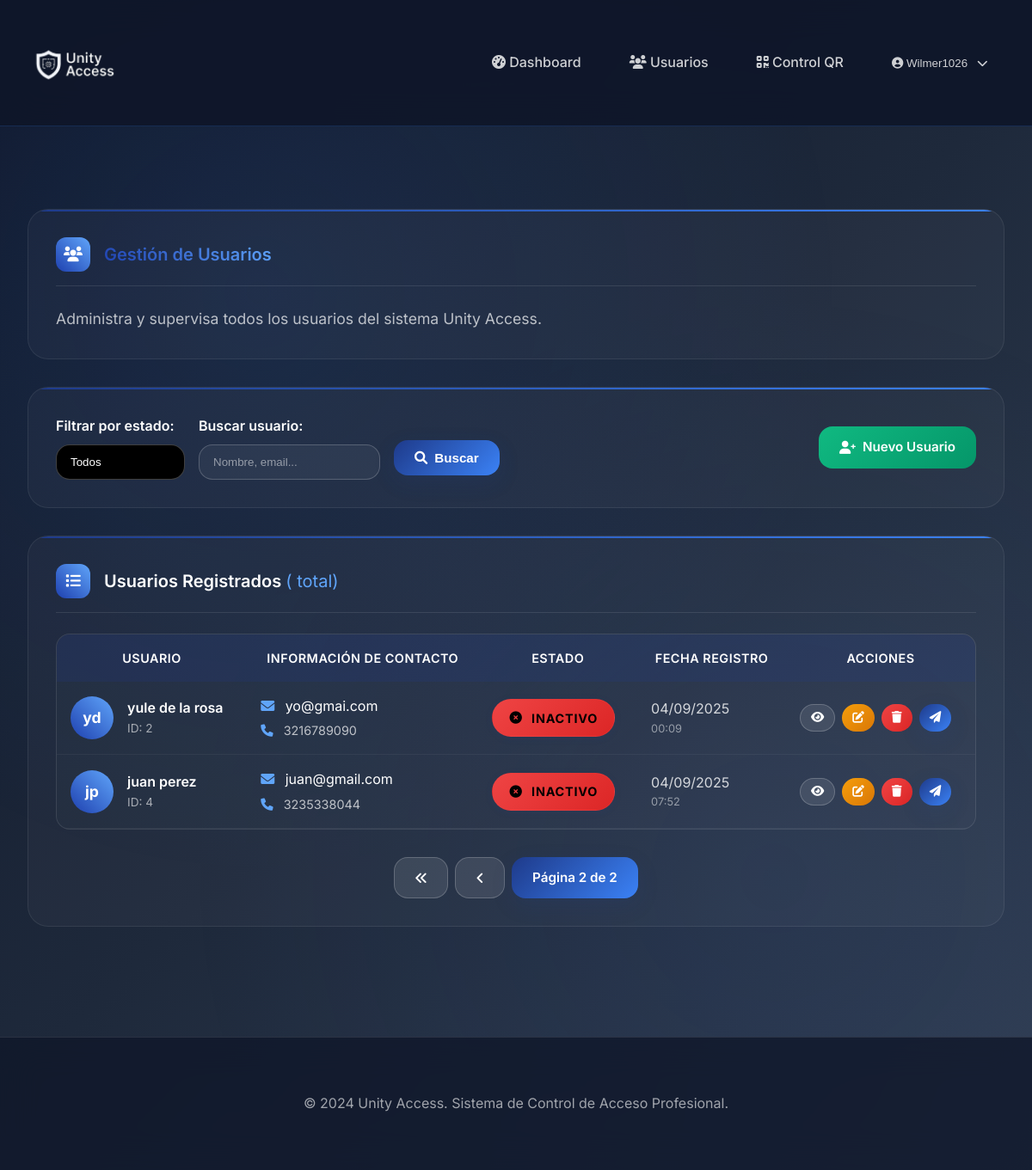
The app's page /appi/usuarios/?page=2 (signed in) with its own data.
### appi/models.py (models this page shows, shortened)
class Usuario(models.Model):
    TIPO_DOCUMENTO_CHOICES = [
        ('CC', 'Cédula de Ciudadanía'),
        ('TI', 'Tarjeta de Identidad'),
        ('CE', 'Cédula de Extranjería'),
        ('PP', 'Pasaporte'),
    ]
    ESTADO_CHOICES = [
        ('activo', 'Activo'),
        ('inactivo', 'Inactivo'),
    ]
    numero_documento = models.CharField(max_length=20, unique=True, verbose_name="Número de Documento")
    tipo_documento = models.CharField(max_length=2, choices=TIPO_DOCUMENTO_CHOICES, default='CC', verbose_name="Tipo de Documento")
    nombres = models.CharField(max_length=100, verbose_name="Nombres")
    apellidos = models.CharField(max_length=100, verbose_name="Apellidos")
    email = models.EmailField(verbose_name="Correo Electrónico")
    telefono = models.CharField(max_length=15, blank=True, null=True, verbose_name="Teléfono")
    estado = models.CharField(max_length=10, choices=ESTADO_CHOICES, default='activo', verbose_name="Estado")
    fecha_registro = models.DateTimeField(auto_now_add=True, verbose_name="Fecha de Registro")
    fecha_actualizacion = models.DateTimeField(auto_now=True, verbose_name="Última Actualización")
    class Meta:
        verbose_name = "Usuario"
        verbose_name_plural = "Usuarios"
        ordering = ['apellidos', 'nombres']
    @property
    def nombre_completo(self):
        return f"{self.nombres} {self.apellidos}"

### appi/views.py (the view, shortened to what this page needs)
# urls.py: path('usuarios/', views.lista_usuarios, name='lista_usuarios'),
@never_cache
@never_cache
@never_cache
@login_required
@user_passes_test(es_administrador)
def lista_usuarios(request):
    form_buscar = BuscarUsuarioForm(request.GET)
    usuarios = Usuario.objects.all()
    if form_buscar.is_valid():
        buscar = form_buscar.cleaned_data.get('buscar')
        estado = form_buscar.cleaned_data.get('estado')
        if estado:
            usuarios = usuarios.filter(estado=estado)
    paginator = Paginator(usuarios, 5)  # 5 usuarios por página
    page_number = request.GET.get('page')
    page_obj = paginator.get_page(page_number)
    context = {
        'page_obj': page_obj,
        'usuarios': page_obj,
        'form_buscar': form_buscar,
        'total_usuarios': usuarios.count(),
        'is_paginated': page_obj.has_other_pages(),
    }
    return render(request, 'usuarios/lista.html', context)

### appi/forms.py
class BuscarUsuarioForm(forms.Form):
    buscar = forms.CharField(
        max_length=100,
        required=False,
        widget=forms.TextInput(attrs={
            'class': 'form-control',
            'placeholder': 'Buscar por nombre, apellido o documento...'
        })
    )
    estado = forms.ChoiceField(
        choices=[('', 'Todos')] + Usuario.ESTADO_CHOICES,
        required=False,
        widget=forms.Select(attrs={'class': 'form-select'})
    )

### appi/views.py (called while the page is built)
def es_administrador(user):
    return user.is_authenticated and (user.is_superuser or user.is_staff)

### templates/usuarios/lista.html (shortened to what this page needs)
{% extends 'base.html' %}
{% block content %}
<div class="fade-in-up">
    <div class="content-card">
        <div class="card-header-custom">
            <div class="card-icon-custom">
                <i class="fas fa-users"></i>
            </div>
            <h1 class="card-title-custom text-gradient">Gestión de Usuarios</h1>
        </div>
        <p style="color: rgba(255, 255, 255, 0.7); font-size: 1.1rem; margin: 0;">
            Administra y supervisa todos los usuarios del sistema Unity Access.
        </p>
    </div>
    <div class="content-card">
        <div style="display: flex; justify-content: space-between; align-items: center; flex-wrap: wrap; gap: 1rem;">
            <div style="display: flex; gap: 1rem; align-items: center; flex-wrap: wrap;">
                <form method="get" style="display: flex; gap: 1rem; align-items: center; flex-wrap: wrap;">
                    <div>
                        <label class="form-label-custom" for="estado">Filtrar por estado:</label>
                        <select name="estado" id="estado" class="form-control-custom" style="min-width: 150px;" onchange="this.form.submit()">
                            <option value="">Todos</option>
                        </select>
                    </div>
                    <div>
                        <label class="form-label-custom" for="buscar">Buscar usuario:</label>
                        <input type="text" name="buscar" id="buscar" class="form-control-custom" placeholder="Nombre, email..." value="{{ request.GET.buscar }}" style="min-width: 200px;">
                    </div>
                    <div style="margin-top: 1.5rem;">
                        <button type="submit" class="btn-custom btn-primary-custom">
                            <i class="fas fa-search"></i>
                            Buscar
                        </button>
                    </div>
                </form>
            </div>
            <a href="{% url 'appi:crear_usuario' %}" class="btn-custom btn-success-custom hover-lift">
                <i class="fas fa-user-plus"></i>
                Nuevo Usuario
            </a>
        </div>
    </div>
    <div class="content-card">
        <div class="card-header-custom">
            <div class="card-icon-custom">
                <i class="fas fa-list"></i>
            </div>
            <h2 class="card-title-custom">
                Usuarios Registrados
                <span style="color: var(--accent-color); font-weight: 400;">({{ usuarios.count }} total)</span>
            </h2>
        </div>
        {% if usuarios %}
            <div class="table-custom">
                <table style="width: 100%; border-collapse: collapse;">
                    <thead>
                        <tr>
                            <th>Usuario</th>
                            <th>Información de Contacto</th>
                            <th>Estado</th>
                            <th>Fecha Registro</th>
                            <th>Acciones</th>
                        </tr>
                    </thead>
                    <tbody>
                        {% for usuario in page_obj %}
                        <tr>
                            <td>
                                <div style="display: flex; align-items: center; gap: 1rem;">
                                    <div style="width: 50px; height: 50px; background: var(--gradient-tech); border-radius: 50%; display: flex; align-items: center; justify-content: center; color: white; font-weight: 700; font-size: 1.1rem;">
                                        {{ usuario.nombres|first }}{{ usuario.apellidos|first }}
                                    </div>
                                    <div>
                                        <div style="font-weight: 600; color: var(--white); font-size: 1rem;">
                                            {{ usuario.nombre_completo }}
                                        </div>
                                        <div style="font-size: 0.85rem; color: rgba(255, 255, 255, 0.6);">
                                            ID: {{ usuario.id }}
                                        </div>
                                    </div>
                                </div>
                            </td>
                            <td>
                                <div>
                                    <div style="color: var(--white); margin-bottom: 0.25rem;">
                                        <i class="fas fa-envelope" style="color: var(--accent-color); margin-right: 0.5rem;"></i>
                                        {{ usuario.email }}
                                    </div>
                                    <div style="color: rgba(255, 255, 255, 0.7); font-size: 0.9rem;">
                                        <i class="fas fa-phone" style="color: var(--accent-color); margin-right: 0.5rem;"></i>
                                        {{ usuario.telefono|default:"Sin teléfono" }}
                                    </div>
                                </div>
                            </td>
                            <td>
                                {% if usuario.estado == 'activo' %}
                                    <span class="badge-custom badge-success-custom">
                                        <i class="fas fa-check-circle" style="margin-right: 0.25rem;"></i>
                                        Activo
                                    </span>
                                {% else %}
                                    <span class="badge-custom badge-danger-custom">
                                        <i class="fas fa-times-circle" style="margin-right: 0.25rem;"></i>
                                        Inactivo
                                    </span>
                                {% endif %}
                            </td>
                            <td style="color: rgba(255, 255, 255, 0.8);">
                                {{ usuario.fecha_registro|date:"d/m/Y" }}
                                <div style="font-size: 0.8rem; color: rgba(255, 255, 255, 0.5);">
                                    {{ usuario.fecha_registro|date:"H:i" }}
                                </div>
                            </td>
                            <td>
                                <div style="display: flex; gap: 0.5rem; flex-wrap: wrap;">
                                    <a href="{% url 'appi:detalle_usuario' usuario.id %}"
                                       class="btn-custom btn-secondary-custom hover-lift"
                                       style="padding: 0.5rem 0.75rem; font-size: 0.85rem;"
                                       title="Ver detalles">
                                        <i class="fas fa-eye"></i>
                                    </a>
                                    <a href="{% url 'appi:editar_usuario' usuario.id %}"
                                       class="btn-custom btn-warning-custom hover-lift"
                                       style="padding: 0.5rem 0.75rem; font-size: 0.85rem;"
                                       title="Editar usuario">
                                        <i class="fas fa-edit"></i>
                                    </a>
                                    <a href="{% url 'appi:eliminar_usuario' usuario.id %}"
                                       class="btn-custom btn-danger-custom hover-lift js-delete-link"
                                       style="padding: 0.5rem 0.75rem; font-size: 0.85rem;"
                                       title="Eliminar usuario"
                                       data-confirm-title="Eliminar Usuario"
                                       data-confirm-text="¿Estás seguro de que deseas eliminar este usuario?"
                                       data-confirm-icon="warning">
                                        <i class="fas fa-trash"></i>
                                    </a>
                                    <a href="{% url 'appi:enviar_qr_usuario' usuario.id %}"
                                       class="btn-custom btn-primary-custom hover-lift"
                                       style="padding: 0.5rem 0.75rem; font-size: 0.85rem;"
                                       title="Enviar QR por correo">
                                        <i class="fas fa-paper-plane"></i>
                                    </a>
                                </div>
                            </td>
                        </tr>
                        {% endfor %}
                    </tbody>
                </table>
            </div>
            {% if is_paginated %}
            <div style="display: flex; justify-content: center; margin-top: 2rem; gap: 0.5rem;">
                {% if page_obj.has_previous %}
                    <a href="?page=1{% if request.GET.estado %}&estado={{ request.GET.estado }}{% endif %}{% if request.GET.buscar %}&buscar={{ request.GET.buscar }}{% endif %}"
                       class="btn-custom btn-secondary-custom">
                        <i class="fas fa-angle-double-left"></i>
                    </a>
                    <a href="?page={{ page_obj.previous_page_number }}{% if request.GET.estado %}&estado={{ request.GET.estado }}{% endif %}{% if request.GET.buscar %}&buscar={{ request.GET.buscar }}{% endif %}"
                       class="btn-custom btn-secondary-custom">
                        <i class="fas fa-angle-left"></i>
                    </a>
                {% endif %}
                <span class="btn-custom btn-primary-custom" style="cursor: default;">
                    Página {{ page_obj.number }} de {{ page_obj.paginator.num_pages }}
                </span>
            </div>
            {% endif %}
        {% endif %}
    </div>
</div>
{% endblock %}

### templates/base.html (shortened to what this page needs)
<!DOCTYPE html>
<html lang="es">
<head>
    <link href="https://cdnjs.cloudflare.com/ajax/libs/font-awesome/6.0.0/css/all.min.css" rel="stylesheet">
    {% load static %}
    <link href="{% static 'css/style.css' %}" rel="stylesheet">
</head>
<body>
    {% if user.is_authenticated %}
    <nav class="navbar-custom">
        <div class="main-container">
            <div style="display: flex; align-items: center; justify-content: space-between; width: 100%;">
                <a class="navbar-brand-custom" href="{% url 'appi:dashboard' %}">
                    <img src="{% static 'imagen/logo.png' %}" alt="Unity Access Logo" class="brand-logo">
                </a>
                <div style="display: flex;  align-items: center; gap: 1rem;">
                    <a  style="text-decoration: none;" class="nav-link-custom" href="{% url 'appi:dashboard' %}">
                        <i class="fas fa-tachometer-alt"></i>
                        Dashboard
                    </a>
                    <a style="text-decoration: none;"  class="nav-link-custom" href="{% url 'appi:lista_usuarios' %}">
                        <i class="fas fa-users"></i>
                        Usuarios
                    </a>
                    <a style="text-decoration: none;"  class="nav-link-custom" href="{% url 'appi:control_qr' %}" onclick="window.open(this.href, 'QRScannerWindow', 'width=1000,height=800,scrollbars=yes,resizable=yes'); return false;">
                        <i class="fas fa-qrcode"></i>
                        Control QR
                    </a>
                    <div style="position: relative; display: inline-block;">
                        <button class="nav-link-custom" style="background: none; border: none; cursor: pointer;" onclick="toggleDropdown()">
                            <i class="fas fa-user-circle"></i>
                            {{ user.username }}
                            <i class="fas fa-chevron-down" style="margin-left: 0.5rem; font-size: 0.8rem;"></i>
                        </button>
                    </div>
                </div>
            </div>
        </div>
    </nav>
    {% endif %}
    <div class="main-container">
    </div>
    <main class="main-container fade-in-up">
        {% block content %}{% endblock %}
    </main>
    <footer class="footer-custom">
        <div class="main-container">
            <p>&copy; 2024 Unity Access. Sistema de Control de Acceso Profesional.</p>
        </div>
    </footer>
</body>
</html>

### records on screen
Usuario: nombres|first "y", apellidos|first "d", nombre_completo "yule de la rosa", id "2", email "yo@gmai.com", telefono "3216789090", estado "inactivo" (drawn), fecha_registro "04/09/2025", fecha_registro "00:09"
Usuario: nombres|first "j", apellidos|first "p", nombre_completo "juan perez", id "4", email "juan@gmail.com", telefono "3235338044", estado "inactivo" (drawn), fecha_registro "04/09/2025", fecha_registro "07:52"

### other values on screen
{{ user.username }} "Wilmer1026"
{{ page_obj.number }} "2"
{{ page_obj.paginator.num_pages }} "2"
